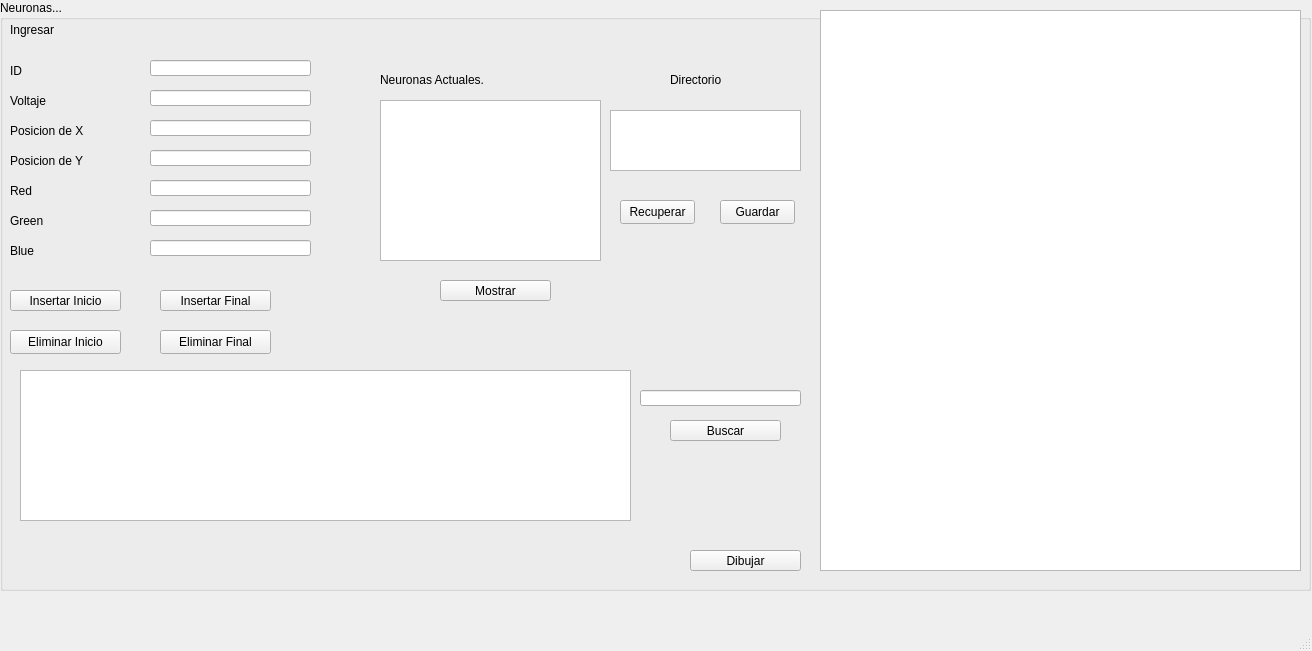
<?xml version="1.0" encoding="UTF-8"?>
<ui version="4.0">
 <class>MainWindow</class>
 <widget class="QMainWindow" name="MainWindow">
  <property name="geometry">
   <rect>
    <x>0</x>
    <y>0</y>
    <width>1312</width>
    <height>651</height>
   </rect>
  </property>
  <property name="windowTitle">
   <string>MainWindow</string>
  </property>
  <widget class="QWidget" name="centralwidget">
   <widget class="QGroupBox" name="BoxN">
    <property name="geometry">
     <rect>
      <x>0</x>
      <y>0</y>
      <width>1311</width>
      <height>591</height>
     </rect>
    </property>
    <property name="title">
     <string>Neuronas...</string>
    </property>
    <widget class="QPushButton" name="pushButton">
     <property name="geometry">
      <rect>
       <x>10</x>
       <y>290</y>
       <width>111</width>
       <height>21</height>
      </rect>
     </property>
     <property name="text">
      <string>Insertar Inicio</string>
     </property>
    </widget>
    <widget class="QLabel" name="label">
     <property name="geometry">
      <rect>
       <x>10</x>
       <y>20</y>
       <width>251</width>
       <height>20</height>
      </rect>
     </property>
     <property name="text">
      <string>Ingresar </string>
     </property>
    </widget>
    <widget class="QLineEdit" name="datoN">
     <property name="geometry">
      <rect>
       <x>150</x>
       <y>60</y>
       <width>161</width>
       <height>16</height>
      </rect>
     </property>
     <property name="text">
      <string/>
     </property>
    </widget>
    <widget class="QLineEdit" name="datoN_2">
     <property name="geometry">
      <rect>
       <x>150</x>
       <y>90</y>
       <width>161</width>
       <height>16</height>
      </rect>
     </property>
    </widget>
    <widget class="QLineEdit" name="datoN_3">
     <property name="geometry">
      <rect>
       <x>150</x>
       <y>120</y>
       <width>161</width>
       <height>16</height>
      </rect>
     </property>
    </widget>
    <widget class="QLineEdit" name="datoN_4">
     <property name="geometry">
      <rect>
       <x>150</x>
       <y>150</y>
       <width>161</width>
       <height>16</height>
      </rect>
     </property>
    </widget>
    <widget class="QLineEdit" name="datoN_5">
     <property name="geometry">
      <rect>
       <x>150</x>
       <y>180</y>
       <width>161</width>
       <height>16</height>
      </rect>
     </property>
    </widget>
    <widget class="QLineEdit" name="datoN_6">
     <property name="geometry">
      <rect>
       <x>150</x>
       <y>210</y>
       <width>161</width>
       <height>16</height>
      </rect>
     </property>
    </widget>
    <widget class="QLineEdit" name="datoN_7">
     <property name="geometry">
      <rect>
       <x>150</x>
       <y>240</y>
       <width>161</width>
       <height>16</height>
      </rect>
     </property>
    </widget>
    <widget class="QPushButton" name="pushButton_2">
     <property name="geometry">
      <rect>
       <x>160</x>
       <y>290</y>
       <width>111</width>
       <height>21</height>
      </rect>
     </property>
     <property name="text">
      <string>Insertar Final</string>
     </property>
    </widget>
    <widget class="QPushButton" name="pushButton_7">
     <property name="geometry">
      <rect>
       <x>440</x>
       <y>280</y>
       <width>111</width>
       <height>21</height>
      </rect>
     </property>
     <property name="text">
      <string>Mostrar</string>
     </property>
    </widget>
    <widget class="QLabel" name="label_2">
     <property name="geometry">
      <rect>
       <x>380</x>
       <y>70</y>
       <width>251</width>
       <height>20</height>
      </rect>
     </property>
     <property name="text">
      <string>Neuronas Actuales.</string>
     </property>
    </widget>
    <widget class="QLabel" name="label_3">
     <property name="geometry">
      <rect>
       <x>10</x>
       <y>60</y>
       <width>111</width>
       <height>21</height>
      </rect>
     </property>
     <property name="text">
      <string>ID</string>
     </property>
    </widget>
    <widget class="QLabel" name="label_4">
     <property name="geometry">
      <rect>
       <x>10</x>
       <y>90</y>
       <width>111</width>
       <height>21</height>
      </rect>
     </property>
     <property name="text">
      <string>Voltaje</string>
     </property>
    </widget>
    <widget class="QLabel" name="label_5">
     <property name="geometry">
      <rect>
       <x>10</x>
       <y>120</y>
       <width>111</width>
       <height>21</height>
      </rect>
     </property>
     <property name="text">
      <string>Posicion de X</string>
     </property>
    </widget>
    <widget class="QLabel" name="label_6">
     <property name="geometry">
      <rect>
       <x>10</x>
       <y>150</y>
       <width>111</width>
       <height>21</height>
      </rect>
     </property>
     <property name="text">
      <string>Posicion de Y</string>
     </property>
    </widget>
    <widget class="QLabel" name="label_7">
     <property name="geometry">
      <rect>
       <x>10</x>
       <y>180</y>
       <width>111</width>
       <height>21</height>
      </rect>
     </property>
     <property name="text">
      <string>Red</string>
     </property>
    </widget>
    <widget class="QLabel" name="label_8">
     <property name="geometry">
      <rect>
       <x>10</x>
       <y>210</y>
       <width>111</width>
       <height>21</height>
      </rect>
     </property>
     <property name="text">
      <string>Green</string>
     </property>
    </widget>
    <widget class="QLabel" name="label_9">
     <property name="geometry">
      <rect>
       <x>10</x>
       <y>240</y>
       <width>111</width>
       <height>21</height>
      </rect>
     </property>
     <property name="text">
      <string>Blue</string>
     </property>
    </widget>
    <widget class="QPlainTextEdit" name="TextEdit">
     <property name="geometry">
      <rect>
       <x>380</x>
       <y>100</y>
       <width>221</width>
       <height>161</height>
      </rect>
     </property>
    </widget>
    <widget class="QPushButton" name="EliminarInicioB">
     <property name="geometry">
      <rect>
       <x>10</x>
       <y>330</y>
       <width>111</width>
       <height>24</height>
      </rect>
     </property>
     <property name="text">
      <string>Eliminar Inicio</string>
     </property>
    </widget>
    <widget class="QPushButton" name="Open_File">
     <property name="geometry">
      <rect>
       <x>720</x>
       <y>200</y>
       <width>75</width>
       <height>24</height>
      </rect>
     </property>
     <property name="text">
      <string>Guardar</string>
     </property>
    </widget>
    <widget class="QPushButton" name="EliminarFinalB">
     <property name="geometry">
      <rect>
       <x>160</x>
       <y>330</y>
       <width>111</width>
       <height>24</height>
      </rect>
     </property>
     <property name="text">
      <string>Eliminar Final</string>
     </property>
    </widget>
    <widget class="QPlainTextEdit" name="TextoD">
     <property name="geometry">
      <rect>
       <x>610</x>
       <y>110</y>
       <width>191</width>
       <height>61</height>
      </rect>
     </property>
    </widget>
    <widget class="QLabel" name="label_10">
     <property name="geometry">
      <rect>
       <x>670</x>
       <y>70</y>
       <width>61</width>
       <height>20</height>
      </rect>
     </property>
     <property name="text">
      <string>Directorio</string>
     </property>
    </widget>
    <widget class="QPushButton" name="Open_File_2">
     <property name="geometry">
      <rect>
       <x>620</x>
       <y>200</y>
       <width>75</width>
       <height>24</height>
      </rect>
     </property>
     <property name="text">
      <string>Recuperar</string>
     </property>
    </widget>
    <widget class="QPushButton" name="pushButton_8">
     <property name="geometry">
      <rect>
       <x>670</x>
       <y>420</y>
       <width>111</width>
       <height>21</height>
      </rect>
     </property>
     <property name="text">
      <string>Buscar</string>
     </property>
    </widget>
    <widget class="QLineEdit" name="datoN_8">
     <property name="geometry">
      <rect>
       <x>640</x>
       <y>390</y>
       <width>161</width>
       <height>16</height>
      </rect>
     </property>
    </widget>
    <widget class="QTableWidget" name="tableWidget">
     <property name="geometry">
      <rect>
       <x>20</x>
       <y>370</y>
       <width>611</width>
       <height>151</height>
      </rect>
     </property>
    </widget>
    <widget class="QGraphicsView" name="graphicsView">
     <property name="geometry">
      <rect>
       <x>820</x>
       <y>10</y>
       <width>481</width>
       <height>561</height>
      </rect>
     </property>
    </widget>
    <widget class="QPushButton" name="pushButton_9">
     <property name="geometry">
      <rect>
       <x>690</x>
       <y>550</y>
       <width>111</width>
       <height>21</height>
      </rect>
     </property>
     <property name="text">
      <string>Dibujar</string>
     </property>
    </widget>
   </widget>
  </widget>
  <widget class="QMenuBar" name="menubar">
   <property name="geometry">
    <rect>
     <x>0</x>
     <y>0</y>
     <width>1312</width>
     <height>22</height>
    </rect>
   </property>
  </widget>
  <widget class="QStatusBar" name="statusbar"/>
 </widget>
 <resources/>
 <connections/>
</ui>
